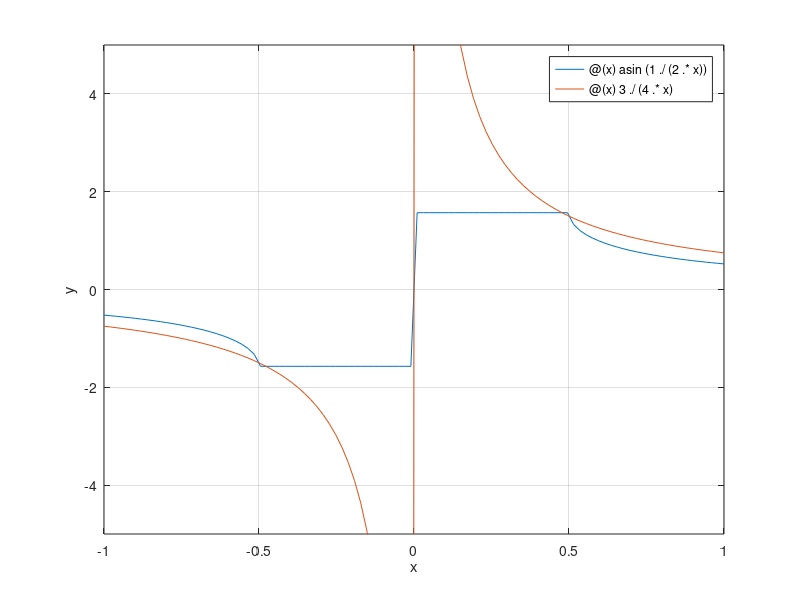

Here is the MATLAB script that generated this plot:
% Nullstellensuche mit Fixpunktiteration

format compact; format long; clear all; clc;

% Fixpunktgleichung
f = @(x) 3./(4.*asin(1./(2.*x)));
F = @(x) 1./(2.*sin(3./(4.*x)));
f1 = @(x) asin(1./(2.*x))
f2 = @(x) 3./(4.*x)

% Intervallgrenzen
a = -1;
b = 1;

% Startwert
x(1) = -0.5;

% Toleranz
tol = 1e-6;

% plot Funktion
figure;
xi = linspace(a,b);
plot(xi,f1(xi),xi,f2(xi));
xlabel('x');
ylabel('y');
ylim([-5 5])
grid on;
legend(func2str(f1),func2str(f2),'location','best');

% Nullstelle im Intervall [a,b]
abs_err = 2*tol;
n = 0;
while (abs_err > tol)
    n = n+1;
    x(n+1) = F(x(n));
    abs_err = abs(x(n+1) - x(n));
end

root = x(length(x))
n
abs_err
